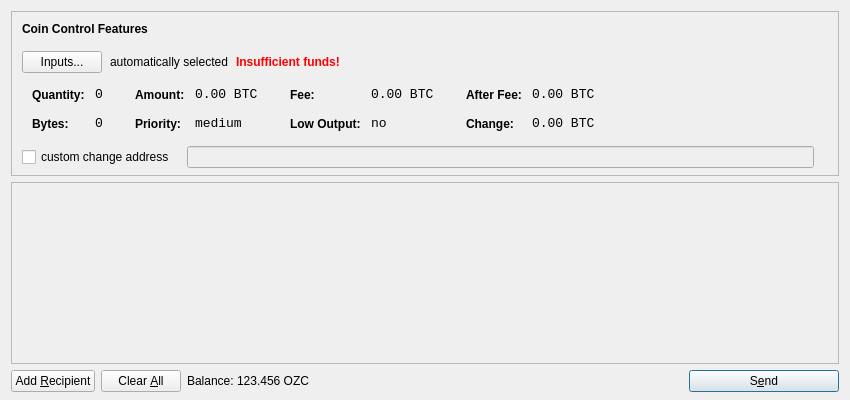
<?xml version="1.0" encoding="UTF-8"?>
<ui version="4.0">
 <class>SendCoinsDialog</class>
 <widget class="QDialog" name="SendCoinsDialog">
  <property name="geometry">
   <rect>
    <x>0</x>
    <y>0</y>
    <width>850</width>
    <height>400</height>
   </rect>
  </property>
  <property name="windowTitle">
   <string>Send Coins</string>
  </property>
  <layout class="QVBoxLayout" name="verticalLayout" stretch="0,1,0">
   <property name="bottomMargin">
    <number>8</number>
   </property>
   <item>
    <widget class="QFrame" name="frameCoinControl">
     <property name="sizePolicy">
      <sizepolicy hsizetype="Expanding" vsizetype="Expanding">
       <horstretch>0</horstretch>
       <verstretch>0</verstretch>
      </sizepolicy>
     </property>
     <property name="maximumSize">
      <size>
       <width>16777215</width>
       <height>16777215</height>
      </size>
     </property>
     <property name="frameShape">
      <enum>QFrame::StyledPanel</enum>
     </property>
     <property name="frameShadow">
      <enum>QFrame::Sunken</enum>
     </property>
     <layout class="QVBoxLayout" name="verticalLayoutCoinControl2">
      <property name="spacing">
       <number>-1</number>
      </property>
      <property name="leftMargin">
       <number>0</number>
      </property>
      <property name="topMargin">
       <number>0</number>
      </property>
      <property name="rightMargin">
       <number>0</number>
      </property>
      <property name="bottomMargin">
       <number>6</number>
      </property>
      <item>
       <layout class="QVBoxLayout" name="verticalLayoutCoinControl" stretch="0,0,0,0,1">
        <property name="spacing">
         <number>0</number>
        </property>
        <property name="leftMargin">
         <number>10</number>
        </property>
        <property name="topMargin">
         <number>10</number>
        </property>
        <item>
         <layout class="QHBoxLayout" name="horizontalLayoutCoinControl1">
          <property name="bottomMargin">
           <number>15</number>
          </property>
          <item>
           <widget class="QLabel" name="labelCoinControlFeatures">
            <property name="sizePolicy">
             <sizepolicy hsizetype="Preferred" vsizetype="Maximum">
              <horstretch>0</horstretch>
              <verstretch>0</verstretch>
             </sizepolicy>
            </property>
            <property name="font">
             <font>
              <weight>75</weight>
              <bold>true</bold>
             </font>
            </property>
            <property name="styleSheet">
             <string notr="true">font-weight:bold;</string>
            </property>
            <property name="text">
             <string>Coin Control Features</string>
            </property>
           </widget>
          </item>
         </layout>
        </item>
        <item>
         <layout class="QHBoxLayout" name="horizontalLayoutCoinControl2" stretch="0,0,0,0">
          <property name="spacing">
           <number>8</number>
          </property>
          <property name="bottomMargin">
           <number>10</number>
          </property>
          <item>
           <widget class="QPushButton" name="pushButtonCoinControl">
            <property name="styleSheet">
             <string notr="true"/>
            </property>
            <property name="text">
             <string>Inputs...</string>
            </property>
           </widget>
          </item>
          <item>
           <widget class="QLabel" name="labelCoinControlAutomaticallySelected">
            <property name="text">
             <string>automatically selected</string>
            </property>
            <property name="margin">
             <number>5</number>
            </property>
           </widget>
          </item>
          <item>
           <widget class="QLabel" name="labelCoinControlInsuffFunds">
            <property name="font">
             <font>
              <weight>75</weight>
              <bold>true</bold>
             </font>
            </property>
            <property name="styleSheet">
             <string notr="true">color:red;font-weight:bold;</string>
            </property>
            <property name="text">
             <string>Insufficient funds!</string>
            </property>
            <property name="margin">
             <number>5</number>
            </property>
           </widget>
          </item>
          <item>
           <spacer name="horizontalSpacerCoinControl">
            <property name="orientation">
             <enum>Qt::Horizontal</enum>
            </property>
            <property name="sizeHint" stdset="0">
             <size>
              <width>40</width>
              <height>1</height>
             </size>
            </property>
           </spacer>
          </item>
         </layout>
        </item>
        <item>
         <widget class="QWidget" name="widgetCoinControl" native="true">
          <property name="sizePolicy">
           <sizepolicy hsizetype="Preferred" vsizetype="Preferred">
            <horstretch>0</horstretch>
            <verstretch>0</verstretch>
           </sizepolicy>
          </property>
          <property name="minimumSize">
           <size>
            <width>0</width>
            <height>0</height>
           </size>
          </property>
          <property name="styleSheet">
           <string notr="true"/>
          </property>
          <layout class="QHBoxLayout" name="horizontalLayoutCoinControl5">
           <property name="margin">
            <number>0</number>
           </property>
           <item>
            <layout class="QHBoxLayout" name="horizontalLayoutCoinControl3" stretch="0,0,0,1">
             <property name="spacing">
              <number>20</number>
             </property>
             <property name="topMargin">
              <number>0</number>
             </property>
             <property name="bottomMargin">
              <number>10</number>
             </property>
             <item>
              <layout class="QFormLayout" name="formLayoutCoinControl1">
               <property name="horizontalSpacing">
                <number>10</number>
               </property>
               <property name="verticalSpacing">
                <number>14</number>
               </property>
               <property name="leftMargin">
                <number>10</number>
               </property>
               <property name="topMargin">
                <number>4</number>
               </property>
               <property name="rightMargin">
                <number>6</number>
               </property>
               <item row="0" column="0">
                <widget class="QLabel" name="labelCoinControlQuantityText">
                 <property name="styleSheet">
                  <string notr="true">font-weight:bold;</string>
                 </property>
                 <property name="text">
                  <string>Quantity:</string>
                 </property>
                 <property name="margin">
                  <number>0</number>
                 </property>
                </widget>
               </item>
               <item row="0" column="1">
                <widget class="QLabel" name="labelCoinControlQuantity">
                 <property name="font">
                  <font>
                   <family>Monospace</family>
                   <pointsize>10</pointsize>
                  </font>
                 </property>
                 <property name="cursor">
                  <cursorShape>IBeamCursor</cursorShape>
                 </property>
                 <property name="contextMenuPolicy">
                  <enum>Qt::ActionsContextMenu</enum>
                 </property>
                 <property name="text">
                  <string notr="true">0</string>
                 </property>
                 <property name="margin">
                  <number>0</number>
                 </property>
                 <property name="textInteractionFlags">
                  <set>Qt::LinksAccessibleByMouse|Qt::TextSelectableByKeyboard|Qt::TextSelectableByMouse</set>
                 </property>
                </widget>
               </item>
               <item row="1" column="0">
                <widget class="QLabel" name="labelCoinControlBytesText">
                 <property name="styleSheet">
                  <string notr="true">font-weight:bold;</string>
                 </property>
                 <property name="text">
                  <string>Bytes:</string>
                 </property>
                </widget>
               </item>
               <item row="1" column="1">
                <widget class="QLabel" name="labelCoinControlBytes">
                 <property name="font">
                  <font>
                   <family>Monospace</family>
                   <pointsize>10</pointsize>
                  </font>
                 </property>
                 <property name="cursor">
                  <cursorShape>IBeamCursor</cursorShape>
                 </property>
                 <property name="contextMenuPolicy">
                  <enum>Qt::ActionsContextMenu</enum>
                 </property>
                 <property name="text">
                  <string notr="true">0</string>
                 </property>
                 <property name="textInteractionFlags">
                  <set>Qt::LinksAccessibleByMouse|Qt::TextSelectableByKeyboard|Qt::TextSelectableByMouse</set>
                 </property>
                </widget>
               </item>
              </layout>
             </item>
             <item>
              <layout class="QFormLayout" name="formLayoutCoinControl2">
               <property name="horizontalSpacing">
                <number>10</number>
               </property>
               <property name="verticalSpacing">
                <number>14</number>
               </property>
               <property name="leftMargin">
                <number>6</number>
               </property>
               <property name="topMargin">
                <number>4</number>
               </property>
               <property name="rightMargin">
                <number>6</number>
               </property>
               <item row="0" column="0">
                <widget class="QLabel" name="labelCoinControlAmountText">
                 <property name="styleSheet">
                  <string notr="true">font-weight:bold;</string>
                 </property>
                 <property name="text">
                  <string>Amount:</string>
                 </property>
                 <property name="margin">
                  <number>0</number>
                 </property>
                </widget>
               </item>
               <item row="0" column="1">
                <widget class="QLabel" name="labelCoinControlAmount">
                 <property name="font">
                  <font>
                   <family>Monospace</family>
                   <pointsize>10</pointsize>
                  </font>
                 </property>
                 <property name="cursor">
                  <cursorShape>IBeamCursor</cursorShape>
                 </property>
                 <property name="contextMenuPolicy">
                  <enum>Qt::ActionsContextMenu</enum>
                 </property>
                 <property name="text">
                  <string notr="true">0.00 BTC</string>
                 </property>
                 <property name="textInteractionFlags">
                  <set>Qt::LinksAccessibleByMouse|Qt::TextSelectableByKeyboard|Qt::TextSelectableByMouse</set>
                 </property>
                </widget>
               </item>
               <item row="1" column="0">
                <widget class="QLabel" name="labelCoinControlPriorityText">
                 <property name="styleSheet">
                  <string notr="true">font-weight:bold;</string>
                 </property>
                 <property name="text">
                  <string>Priority:</string>
                 </property>
                </widget>
               </item>
               <item row="1" column="1">
                <widget class="QLabel" name="labelCoinControlPriority">
                 <property name="font">
                  <font>
                   <family>Monospace</family>
                   <pointsize>10</pointsize>
                  </font>
                 </property>
                 <property name="cursor">
                  <cursorShape>IBeamCursor</cursorShape>
                 </property>
                 <property name="contextMenuPolicy">
                  <enum>Qt::ActionsContextMenu</enum>
                 </property>
                 <property name="text">
                  <string>medium</string>
                 </property>
                 <property name="textInteractionFlags">
                  <set>Qt::LinksAccessibleByMouse|Qt::TextSelectableByKeyboard|Qt::TextSelectableByMouse</set>
                 </property>
                </widget>
               </item>
              </layout>
             </item>
             <item>
              <layout class="QFormLayout" name="formLayoutCoinControl3">
               <property name="horizontalSpacing">
                <number>10</number>
               </property>
               <property name="verticalSpacing">
                <number>14</number>
               </property>
               <property name="leftMargin">
                <number>6</number>
               </property>
               <property name="topMargin">
                <number>4</number>
               </property>
               <property name="rightMargin">
                <number>6</number>
               </property>
               <item row="0" column="0">
                <widget class="QLabel" name="labelCoinControlFeeText">
                 <property name="styleSheet">
                  <string notr="true">font-weight:bold;</string>
                 </property>
                 <property name="text">
                  <string>Fee:</string>
                 </property>
                 <property name="margin">
                  <number>0</number>
                 </property>
                </widget>
               </item>
               <item row="0" column="1">
                <widget class="QLabel" name="labelCoinControlFee">
                 <property name="font">
                  <font>
                   <family>Monospace</family>
                   <pointsize>10</pointsize>
                  </font>
                 </property>
                 <property name="cursor">
                  <cursorShape>IBeamCursor</cursorShape>
                 </property>
                 <property name="contextMenuPolicy">
                  <enum>Qt::ActionsContextMenu</enum>
                 </property>
                 <property name="text">
                  <string notr="true">0.00 BTC</string>
                 </property>
                 <property name="textInteractionFlags">
                  <set>Qt::LinksAccessibleByMouse|Qt::TextSelectableByKeyboard|Qt::TextSelectableByMouse</set>
                 </property>
                </widget>
               </item>
               <item row="1" column="0">
                <widget class="QLabel" name="labelCoinControlLowOutputText">
                 <property name="styleSheet">
                  <string notr="true">font-weight:bold;</string>
                 </property>
                 <property name="text">
                  <string>Low Output:</string>
                 </property>
                </widget>
               </item>
               <item row="1" column="1">
                <widget class="QLabel" name="labelCoinControlLowOutput">
                 <property name="font">
                  <font>
                   <family>Monospace</family>
                   <pointsize>10</pointsize>
                  </font>
                 </property>
                 <property name="cursor">
                  <cursorShape>IBeamCursor</cursorShape>
                 </property>
                 <property name="contextMenuPolicy">
                  <enum>Qt::ActionsContextMenu</enum>
                 </property>
                 <property name="text">
                  <string>no</string>
                 </property>
                 <property name="textInteractionFlags">
                  <set>Qt::LinksAccessibleByMouse|Qt::TextSelectableByKeyboard|Qt::TextSelectableByMouse</set>
                 </property>
                </widget>
               </item>
              </layout>
             </item>
             <item>
              <layout class="QFormLayout" name="formLayoutCoinControl4">
               <property name="horizontalSpacing">
                <number>10</number>
               </property>
               <property name="verticalSpacing">
                <number>14</number>
               </property>
               <property name="leftMargin">
                <number>6</number>
               </property>
               <property name="topMargin">
                <number>4</number>
               </property>
               <property name="rightMargin">
                <number>6</number>
               </property>
               <item row="0" column="0">
                <widget class="QLabel" name="labelCoinControlAfterFeeText">
                 <property name="styleSheet">
                  <string notr="true">font-weight:bold;</string>
                 </property>
                 <property name="text">
                  <string>After Fee:</string>
                 </property>
                 <property name="margin">
                  <number>0</number>
                 </property>
                </widget>
               </item>
               <item row="0" column="1">
                <widget class="QLabel" name="labelCoinControlAfterFee">
                 <property name="font">
                  <font>
                   <family>Monospace</family>
                   <pointsize>10</pointsize>
                  </font>
                 </property>
                 <property name="cursor">
                  <cursorShape>IBeamCursor</cursorShape>
                 </property>
                 <property name="contextMenuPolicy">
                  <enum>Qt::ActionsContextMenu</enum>
                 </property>
                 <property name="text">
                  <string notr="true">0.00 BTC</string>
                 </property>
                 <property name="textInteractionFlags">
                  <set>Qt::LinksAccessibleByMouse|Qt::TextSelectableByKeyboard|Qt::TextSelectableByMouse</set>
                 </property>
                </widget>
               </item>
               <item row="1" column="0">
                <widget class="QLabel" name="labelCoinControlChangeText">
                 <property name="styleSheet">
                  <string notr="true">font-weight:bold;</string>
                 </property>
                 <property name="text">
                  <string>Change:</string>
                 </property>
                </widget>
               </item>
               <item row="1" column="1">
                <widget class="QLabel" name="labelCoinControlChange">
                 <property name="font">
                  <font>
                   <family>Monospace</family>
                   <pointsize>10</pointsize>
                  </font>
                 </property>
                 <property name="cursor">
                  <cursorShape>IBeamCursor</cursorShape>
                 </property>
                 <property name="contextMenuPolicy">
                  <enum>Qt::ActionsContextMenu</enum>
                 </property>
                 <property name="text">
                  <string notr="true">0.00 BTC</string>
                 </property>
                 <property name="textInteractionFlags">
                  <set>Qt::LinksAccessibleByMouse|Qt::TextSelectableByKeyboard|Qt::TextSelectableByMouse</set>
                 </property>
                </widget>
               </item>
              </layout>
             </item>
            </layout>
           </item>
          </layout>
         </widget>
        </item>
        <item>
         <layout class="QHBoxLayout" name="horizontalLayoutCoinControl4" stretch="0,0,0">
          <property name="spacing">
           <number>12</number>
          </property>
          <property name="sizeConstraint">
           <enum>QLayout::SetDefaultConstraint</enum>
          </property>
          <property name="topMargin">
           <number>5</number>
          </property>
          <property name="rightMargin">
           <number>5</number>
          </property>
          <item>
           <widget class="QCheckBox" name="checkBoxCoinControlChange">
            <property name="text">
             <string>custom change address</string>
            </property>
           </widget>
          </item>
          <item>
           <widget class="QLineEdit" name="lineEditCoinControlChange">
            <property name="enabled">
             <bool>false</bool>
            </property>
            <property name="sizePolicy">
             <sizepolicy hsizetype="Expanding" vsizetype="Fixed">
              <horstretch>0</horstretch>
              <verstretch>0</verstretch>
             </sizepolicy>
            </property>
           </widget>
          </item>
          <item>
           <widget class="QLabel" name="labelCoinControlChangeLabel">
            <property name="sizePolicy">
             <sizepolicy hsizetype="Preferred" vsizetype="Expanding">
              <horstretch>0</horstretch>
              <verstretch>0</verstretch>
             </sizepolicy>
            </property>
            <property name="minimumSize">
             <size>
              <width>0</width>
              <height>0</height>
             </size>
            </property>
            <property name="text">
             <string/>
            </property>
            <property name="margin">
             <number>3</number>
            </property>
           </widget>
          </item>
         </layout>
        </item>
        <item>
         <spacer name="verticalSpacerCoinControl">
          <property name="orientation">
           <enum>Qt::Vertical</enum>
          </property>
          <property name="sizeHint" stdset="0">
           <size>
            <width>800</width>
            <height>1</height>
           </size>
          </property>
         </spacer>
        </item>
       </layout>
      </item>
     </layout>
    </widget>
   </item>
   <item>
    <widget class="QScrollArea" name="scrollArea">
     <property name="widgetResizable">
      <bool>true</bool>
     </property>
     <widget class="QWidget" name="scrollAreaWidgetContents">
      <property name="geometry">
       <rect>
        <x>0</x>
        <y>0</y>
        <width>830</width>
        <height>165</height>
       </rect>
      </property>
      <layout class="QVBoxLayout" name="verticalLayout_2">
       <property name="margin">
        <number>0</number>
       </property>
       <item>
        <layout class="QVBoxLayout" name="entries">
         <property name="spacing">
          <number>6</number>
         </property>
        </layout>
       </item>
       <item>
        <spacer name="verticalSpacer">
         <property name="orientation">
          <enum>Qt::Vertical</enum>
         </property>
         <property name="sizeHint" stdset="0">
          <size>
           <width>20</width>
           <height>40</height>
          </size>
         </property>
        </spacer>
       </item>
      </layout>
     </widget>
    </widget>
   </item>
   <item>
    <layout class="QHBoxLayout" name="horizontalLayout">
     <item>
      <widget class="QPushButton" name="addButton">
       <property name="toolTip">
        <string>Send to multiple recipients at once</string>
       </property>
       <property name="text">
        <string>Add &amp;Recipient</string>
       </property>
       <property name="icon">
        <iconset resource="../bitcoin.qrc">
         <normaloff>:/icons/add</normaloff>:/icons/add</iconset>
       </property>
       <property name="autoDefault">
        <bool>false</bool>
       </property>
      </widget>
     </item>
     <item>
      <widget class="QPushButton" name="clearButton">
       <property name="sizePolicy">
        <sizepolicy hsizetype="Minimum" vsizetype="Fixed">
         <horstretch>0</horstretch>
         <verstretch>0</verstretch>
        </sizepolicy>
       </property>
       <property name="toolTip">
        <string>Remove all transaction fields</string>
       </property>
       <property name="text">
        <string>Clear &amp;All</string>
       </property>
       <property name="icon">
        <iconset resource="../bitcoin.qrc">
         <normaloff>:/icons/remove</normaloff>:/icons/remove</iconset>
       </property>
       <property name="autoRepeatDelay">
        <number>300</number>
       </property>
       <property name="autoDefault">
        <bool>false</bool>
       </property>
      </widget>
     </item>
     <item>
      <layout class="QHBoxLayout" name="horizontalLayout_2">
       <property name="spacing">
        <number>3</number>
       </property>
       <item>
        <widget class="QLabel" name="label">
         <property name="text">
          <string>Balance:</string>
         </property>
        </widget>
       </item>
       <item>
        <widget class="QLabel" name="labelBalance">
         <property name="cursor">
          <cursorShape>IBeamCursor</cursorShape>
         </property>
         <property name="text">
          <string>123.456 OZC</string>
         </property>
         <property name="textInteractionFlags">
          <set>Qt::LinksAccessibleByMouse|Qt::TextSelectableByKeyboard|Qt::TextSelectableByMouse</set>
         </property>
        </widget>
       </item>
      </layout>
     </item>
     <item>
      <spacer name="horizontalSpacer">
       <property name="orientation">
        <enum>Qt::Horizontal</enum>
       </property>
       <property name="sizeHint" stdset="0">
        <size>
         <width>40</width>
         <height>20</height>
        </size>
       </property>
      </spacer>
     </item>
     <item>
      <widget class="QPushButton" name="sendButton">
       <property name="minimumSize">
        <size>
         <width>150</width>
         <height>0</height>
        </size>
       </property>
       <property name="toolTip">
        <string>Confirm the send action</string>
       </property>
       <property name="text">
        <string>S&amp;end</string>
       </property>
       <property name="icon">
        <iconset resource="../bitcoin.qrc">
         <normaloff>:/icons/send</normaloff>:/icons/send</iconset>
       </property>
       <property name="default">
        <bool>true</bool>
       </property>
      </widget>
     </item>
    </layout>
   </item>
  </layout>
 </widget>
 <resources>
  <include location="../bitcoin.qrc"/>
 </resources>
 <connections/>
</ui>
